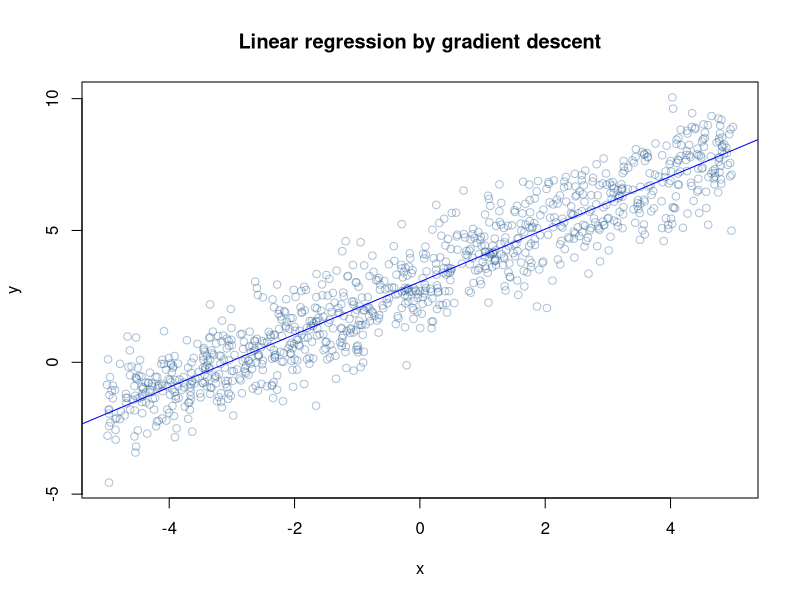
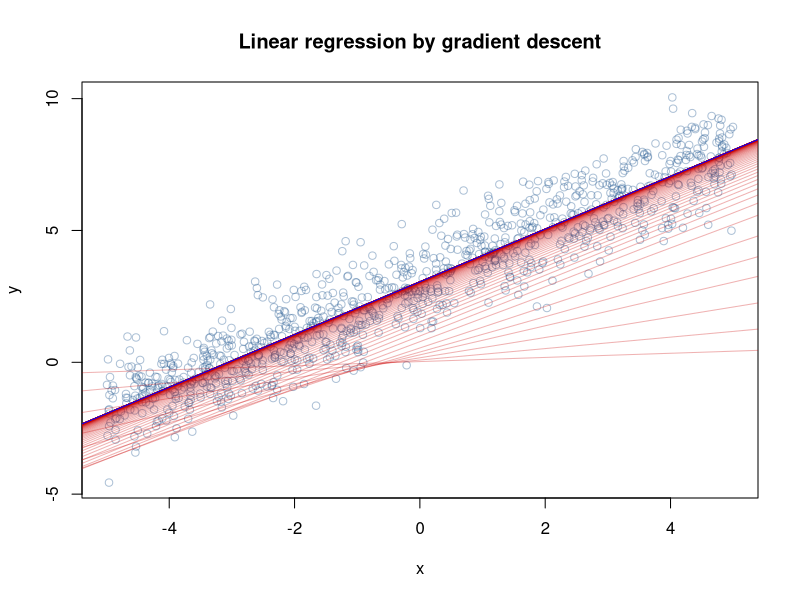
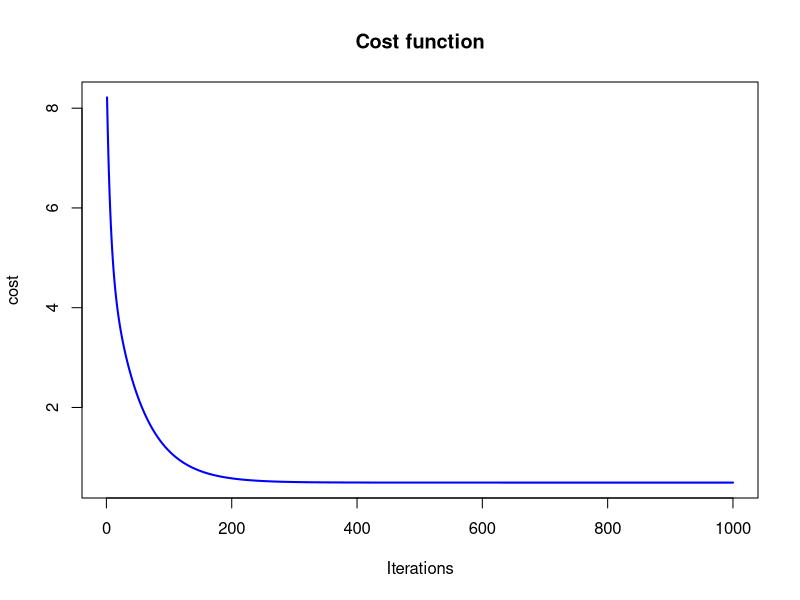

R code for these plots, in order:
## ---- chunk 1
knitr::opts_chunk$set(echo = TRUE, comment = NA, error = TRUE)
## ---- chunk 2
# generate random data in which y is a noisy function of x
x <- runif(1000, -5, 5)
y <- x + rnorm(1000) + 3

# fit a linear model
res <- lm( y ~ x )
print(res)
## ---- chunk 3
# plot the data and the model
plot(x,y, col=rgb(0.2,0.4,0.6,0.4), main='Linear regression by gradient descent')
abline(res, col='blue')

## ---- chunk 4
# squared error cost function
cost <- function(X, y, theta) {
  sum( (X %*% theta - y)^2 ) / (2*length(y))
}
## ---- chunk 5
# learning rate and iteration limit
alpha <- 0.01
num_iters <- 1000

# keep history
cost_history <- double(num_iters)
theta_history <- list(num_iters)

# initialize coefficients
theta <- matrix(c(0,0), nrow=2)

# add a column of 1's for the intercept coefficient
X <- cbind(1, matrix(x))


## ---- chunk 6
# gradient descent
for (i in 1:num_iters) {
  error <- (X %*% theta - y)
  delta <- t(X) %*% error / length(y)
  theta <- theta - alpha * delta
  cost_history[i] <- cost(X, y, theta)
  theta_history[[i]] <- theta
}

print(theta)
## ---- chunk 7
# plot data and converging fit
plot(x, y, 
     col = rgb(0.2,0.4,0.6,0.4), 
     main = 'Linear regression by gradient descent')

for (i in c(1,3,6,10,14, seq(20, num_iters, by=10))) {
  abline(coef=theta_history[[i]], col=rgb(0.8,0,0,0.3))
}
abline(coef=theta, col='blue')
## ---- chunk 8
plot(cost_history, 
     type='line', 
     col='blue', 
     lwd=2, 
     main='Cost function', 
     ylab='cost', 
     xlab='Iterations')
